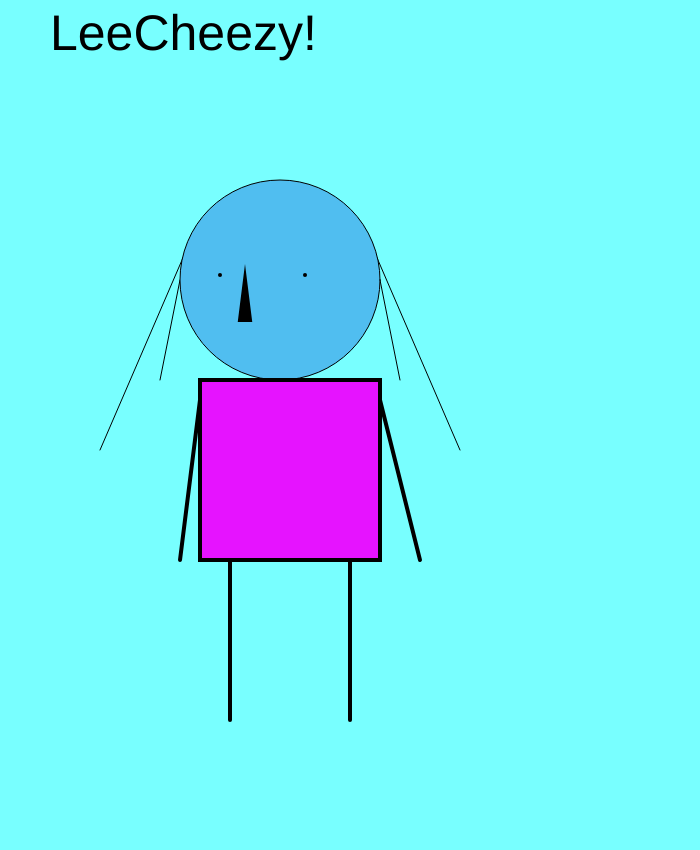
Frame 1 (no input)
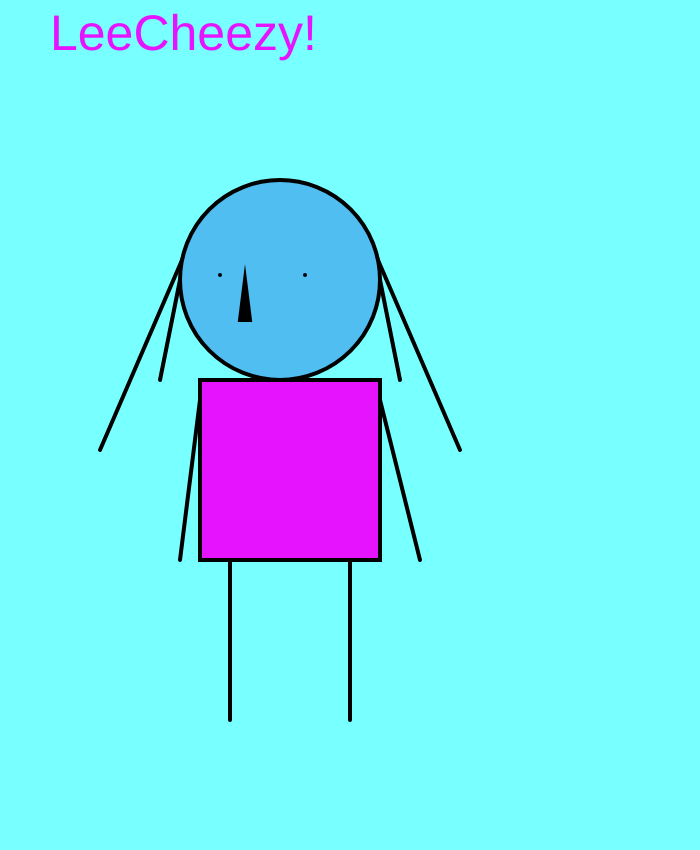
Frame 60 (no input)
Frame 120 (the mouse pressed at the canvas centre since frame 60): identical to frame 60, image omitted

The p5.js sketch that drew these frames (run headless with seeded random() and noise() and a simulated clock; from frame 60 on, the mouse is pressed at the canvas centre):

// p5.js sketch
// ── sketch.js
var headX = 250;
var headY = 100;
var headDirection = 1;

var bodyX = 200;
var bodyY = 185;
var bodyDirection = 3;

var size = 22;
var count = 0;
var sizeDirection = 2;

function setup()
{
    createCanvas(700, 850);
}

function draw()
{
    background(120,400,590);
    textSize(50);
    text("LeeCheezy!", 50,50);
    //hair
    line(180,280,160,380);
    line(195,230,100,450);
    line(380,280,400,380);
    line(365,230,460,450);
    line(240,220,230,350);
    line(300,220,330,350);
    //head
    fill(80,190,240);
    circle(280,280,200);
    //face
    strokeWeight(4);
    fill(0);
    point(220,275);
    point(305,275);
    //nose
    triangle(240,320,250,320,245,280);
    //body
    fill(230,19,420)
    rect(200,380,180);

    //arms
    line(180,560,200,400);
    line(420,560,380,400);

    //legs
    line(230,560,230,720);
    line(350,560,350,720);
}
